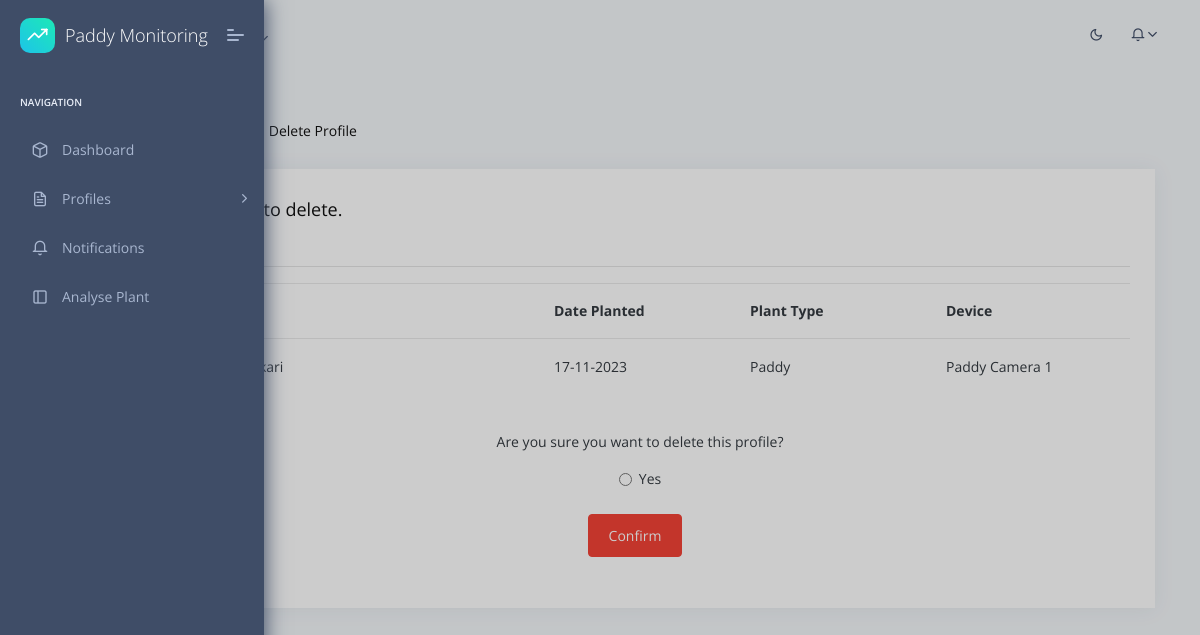
Page /profile/modify on the committed database.
### website/models.py (models this page shows)
class Profile(db.Model):
    id = db.Column(db.Integer, primary_key=True)
    initial_date = db.Column(db.DateTime)
    name_plant = db.Column(db.String(120))
    type_plant = db.Column(db.String(120))
    device = db.Column(db.String(120))
    result = db.relationship('Result', backref='profile', lazy=True, cascade='all, delete-orphan')

### website/views.py (the view)
@views.route('/profile/modify', methods=['POST','GET'])
def modify():
    profiles = Profile.query.all()
    return render_template('modify.html',profiles=profiles)

### website/views.py (called while the page is built)
def get_notifications():
    return Message.query.filter_by(cleared=False).all()

@views.context_processor
def inject_notifications():
    return dict(notifications=get_notifications())

### website/templates/modify.html (shortened to what this page needs)
{% extends "base.html" %} {% block title %}Modify{% endblock %} {% block content
%}
<div class="pcoded-main-container">
  <div class="pcoded-wrapper">
    <div class="pcoded-content">
      <div class="pcoded-inner-content">
        <div class="main-body">
          <div class="page-wrapper">
            <nav aria-label="breadcrumb">
              <ol class="breadcrumb custom-breadcrumb">
                <li class="breadcrumb-item">
                  <a href="#"></a>
                </li>
                <li class="breadcrumb-item">
                  <a href="{{ url_for('views.display') }}">Plant Profile</a>
                </li>
                <li class="breadcrumb-item active" aria-current="page">
                  Delete Profile
                </li>
              </ol>
            </nav>
            <div class="container">
              <div class="row">
                <div class="col-sm-12">
                  <div class="card">
                    <div class="card-body">
                      <h5>Select profile to delete.</h5>
                      <a href="/profile/show">Back</a><br />
                      <hr />
                      <form
                        method="POST"
                        id="plants"
                        action="{{ url_for('views.delete_profile') }}"
                      >
                        <div class="text-dark mb-1">
                          <table class="table">
                            <thead>
                              <tr>
                                <th style="width: 35%">Name</th>
                                <th style="width: 20%">Date Planted</th>
                                <th style="width: 20%">Plant Type</th>
                                <th style="width: 20%">Device</th>
                              </tr>
                            </thead>
                            {% for profile in profiles %}
                            <div class="profile">
                              <tbody>
                                <tr>
                                  <td class="center-align">
                                  </td>
                                  <td>{{ profile.name_plant }}</td>
                                  <td>
                                    {{ profile.initial_date.strftime('%d-%m-%Y')
                                    }}
                                  </td>
                                  <td>{{ profile.type_plant }}</td>
                                  {% if profile.device == 'Legume1' %}
                                  <td>Long Bean Camera 1</td>
                                  {% elif profile.device == 'Legume2' %}
                                  <td>Long Bean Camera 2</td>
                                  {% elif profile.device == 'Paddy1' %}
                                  <td>Paddy Camera 1</td>
                                  {% else %}
                                  <td>Paddy Camera 2</td>
                                  {% endif %}
                                </tr>
                              </tbody>
                            </div>
                            {% endfor %}
                          </table>
                          <br />
                          <div align="center">
                            <p>Are you sure you want to delete this profile?</p>
                            <div
                              class="form-check"
                              style="display: inline-block"
                            >
                              <label class="form-check-label"
                                ><input
                                  class="form-check-input"
                                  type="radio"
                                  name="confirm"
                                  value="delete"
                                  required
                                />Yes</label
                              >
                            </div>
                          </div>
                        </div>
                        <br />
                        <div class="form-group" align="center">
                          <input
                            class="btn btn-danger"
                            type="submit"
                            value="Confirm"
                          />
                        </div>
                      </form>
                    </div>
                  </div>
                </div>
              </div>
            </div>
          </div>
        </div>
      </div>
    </div>
  </div>
</div>
{% endblock %}

### rows in the picture
Profile: initial_date "17-11-2023", type_plant "Paddy", device "Paddy Camera 1"
